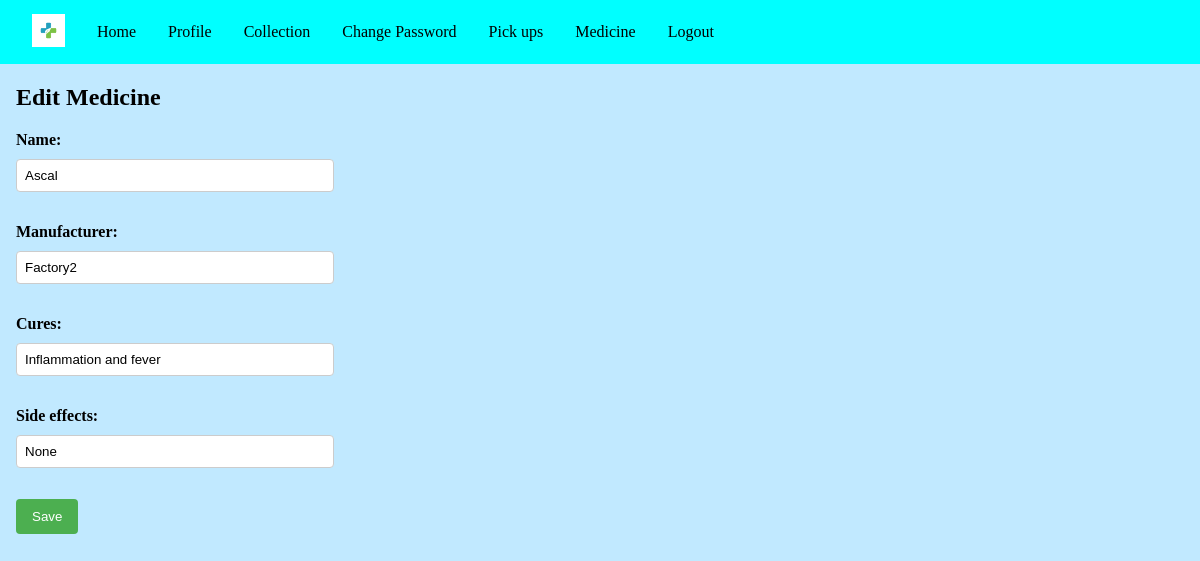
Page /medicines/edit/2/ (signed in) on the committed database.
### base/models.py (models this page shows, shortened)
class Medicine(models.Model):
    name = models.CharField(max_length=30, blank=True)
    manufacturer = models.CharField(max_length=30, blank=True)
    cures = models.CharField(max_length=30, blank=True)
    side_effects = models.CharField(max_length=30, blank=True)

### base/views.py (the view)
# urls.py: path('medicines/edit/<int:id>/', views.edit_medicine, name='edit_medicine'),
@staff_member_required
def edit_medicine(request, id):
    medicine = Medicine.objects.get(pk=id)
    if request.method == 'POST':
        form = MedicineForm(request.POST, instance=medicine)
        if form.is_valid():
            form.save()
            messages.success(request, "Medicine edited.")
            return redirect('medicines')
    else:
        form = MedicineForm(instance=medicine)
    return render(request, 'base/edit_medicine.html', {'form': form})

### base/forms.py
class MedicineForm(forms.ModelForm):
    class Meta:
        model = Medicine
        fields = ("name", "manufacturer", "cures", "side_effects")

### base/templates/base/edit_medicine.html (shortened to what this page needs)
{% extends 'base/base.html' %}
{% block content %}
  <h2>Edit Medicine</h2>
  <form method="post">
    {{ form.as_p }}
    <button type="submit" class="button">Save</button>
  </form>
{% endblock content %}

### base/static/base/css/styles.css (style rules this page uses)
body { background-color: rgb(193, 233, 255); margin: 0; }

### base/static/base/css/forms.css (style rules this page uses)
form { max-width: 300px; }
form label { display: block; margin-bottom: 10px; font-weight: bold; }
form input, form select { width: 100%; padding: 8px; margin-bottom: 15px; border: 1px solid #ccc; border-radius: 4px; }
form .button { background-color: #4CAF50; color: white; padding: 10px 16px; border: none; border-radius: 4px; cursor: pointer; }
.button { display: inline-block; color: white; padding: 4px 8px; border: none; border-radius: 4px; cursor: pointer; }

### rows in the picture
Medicine: name "Ascal", manufacturer "Factory2", cures "Inflammation and fever", side_effects "None"
